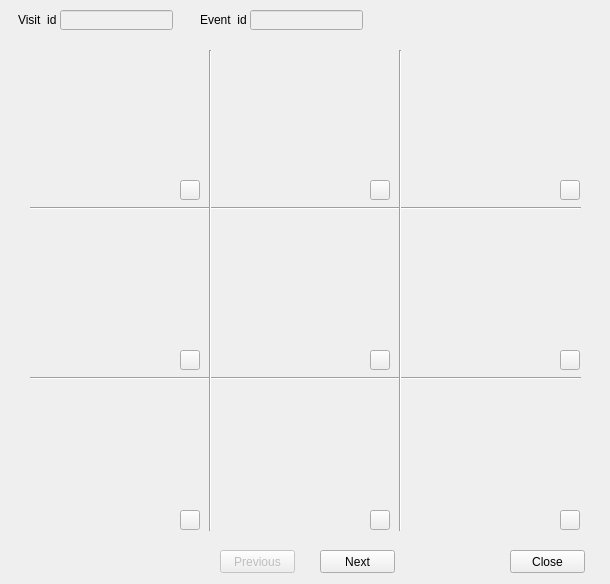
<?xml version="1.0" encoding="UTF-8"?>
<ui version="4.0">
 <class>Dialog</class>
 <widget class="QDialog" name="Dialog">
  <property name="geometry">
   <rect>
    <x>0</x>
    <y>0</y>
    <width>610</width>
    <height>584</height>
   </rect>
  </property>
  <property name="windowTitle">
   <string>Dialog</string>
  </property>
  <widget class="Line" name="line">
   <property name="geometry">
    <rect>
     <x>30</x>
     <y>200</y>
     <width>551</width>
     <height>16</height>
    </rect>
   </property>
   <property name="orientation">
    <enum>Qt::Horizontal</enum>
   </property>
  </widget>
  <widget class="Line" name="line_2">
   <property name="geometry">
    <rect>
     <x>30</x>
     <y>370</y>
     <width>551</width>
     <height>16</height>
    </rect>
   </property>
   <property name="orientation">
    <enum>Qt::Horizontal</enum>
   </property>
  </widget>
  <widget class="Line" name="line_3">
   <property name="geometry">
    <rect>
     <x>200</x>
     <y>50</y>
     <width>20</width>
     <height>481</height>
    </rect>
   </property>
   <property name="orientation">
    <enum>Qt::Vertical</enum>
   </property>
  </widget>
  <widget class="Line" name="line_4">
   <property name="geometry">
    <rect>
     <x>390</x>
     <y>50</y>
     <width>20</width>
     <height>481</height>
    </rect>
   </property>
   <property name="orientation">
    <enum>Qt::Vertical</enum>
   </property>
  </widget>
  <widget class="QLabel" name="img_0">
   <property name="geometry">
    <rect>
     <x>30</x>
     <y>50</y>
     <width>171</width>
     <height>151</height>
    </rect>
   </property>
   <property name="text">
    <string/>
   </property>
   <property name="pixmap">
    <pixmap>ud_shape.png</pixmap>
   </property>
   <property name="scaledContents">
    <bool>true</bool>
   </property>
  </widget>
  <widget class="QLabel" name="img_1">
   <property name="geometry">
    <rect>
     <x>220</x>
     <y>50</y>
     <width>171</width>
     <height>151</height>
    </rect>
   </property>
   <property name="text">
    <string/>
   </property>
   <property name="pixmap">
    <pixmap>ud_shape.png</pixmap>
   </property>
   <property name="scaledContents">
    <bool>true</bool>
   </property>
  </widget>
  <widget class="QLabel" name="img_2">
   <property name="geometry">
    <rect>
     <x>410</x>
     <y>50</y>
     <width>171</width>
     <height>151</height>
    </rect>
   </property>
   <property name="text">
    <string/>
   </property>
   <property name="pixmap">
    <pixmap>ud_shape.png</pixmap>
   </property>
   <property name="scaledContents">
    <bool>true</bool>
   </property>
  </widget>
  <widget class="QLabel" name="img_3">
   <property name="geometry">
    <rect>
     <x>30</x>
     <y>220</y>
     <width>171</width>
     <height>151</height>
    </rect>
   </property>
   <property name="text">
    <string/>
   </property>
   <property name="pixmap">
    <pixmap>ud_shape.png</pixmap>
   </property>
   <property name="scaledContents">
    <bool>true</bool>
   </property>
  </widget>
  <widget class="QLabel" name="img_4">
   <property name="geometry">
    <rect>
     <x>220</x>
     <y>220</y>
     <width>171</width>
     <height>151</height>
    </rect>
   </property>
   <property name="text">
    <string/>
   </property>
   <property name="pixmap">
    <pixmap>ud_shape.png</pixmap>
   </property>
   <property name="scaledContents">
    <bool>true</bool>
   </property>
  </widget>
  <widget class="QLabel" name="img_5">
   <property name="geometry">
    <rect>
     <x>410</x>
     <y>220</y>
     <width>171</width>
     <height>151</height>
    </rect>
   </property>
   <property name="text">
    <string/>
   </property>
   <property name="pixmap">
    <pixmap>ud_shape.png</pixmap>
   </property>
   <property name="scaledContents">
    <bool>true</bool>
   </property>
  </widget>
  <widget class="QLabel" name="img_6">
   <property name="geometry">
    <rect>
     <x>30</x>
     <y>390</y>
     <width>171</width>
     <height>141</height>
    </rect>
   </property>
   <property name="text">
    <string/>
   </property>
   <property name="pixmap">
    <pixmap>ud_shape.png</pixmap>
   </property>
   <property name="scaledContents">
    <bool>true</bool>
   </property>
  </widget>
  <widget class="QLabel" name="img_7">
   <property name="geometry">
    <rect>
     <x>220</x>
     <y>390</y>
     <width>171</width>
     <height>141</height>
    </rect>
   </property>
   <property name="text">
    <string/>
   </property>
   <property name="pixmap">
    <pixmap>ud_shape.png</pixmap>
   </property>
   <property name="scaledContents">
    <bool>true</bool>
   </property>
  </widget>
  <widget class="QLabel" name="img_8">
   <property name="geometry">
    <rect>
     <x>410</x>
     <y>390</y>
     <width>171</width>
     <height>141</height>
    </rect>
   </property>
   <property name="text">
    <string/>
   </property>
   <property name="pixmap">
    <pixmap>ud_shape.png</pixmap>
   </property>
   <property name="scaledContents">
    <bool>true</bool>
   </property>
  </widget>
  <widget class="QPushButton" name="btn_previous">
   <property name="enabled">
    <bool>false</bool>
   </property>
   <property name="geometry">
    <rect>
     <x>220</x>
     <y>550</y>
     <width>75</width>
     <height>23</height>
    </rect>
   </property>
   <property name="text">
    <string>Previous</string>
   </property>
  </widget>
  <widget class="QPushButton" name="btn_next">
   <property name="enabled">
    <bool>true</bool>
   </property>
   <property name="geometry">
    <rect>
     <x>320</x>
     <y>550</y>
     <width>75</width>
     <height>23</height>
    </rect>
   </property>
   <property name="text">
    <string>Next</string>
   </property>
  </widget>
  <widget class="QLineEdit" name="visit_id">
   <property name="enabled">
    <bool>false</bool>
   </property>
   <property name="geometry">
    <rect>
     <x>60</x>
     <y>10</y>
     <width>113</width>
     <height>20</height>
    </rect>
   </property>
  </widget>
  <widget class="QLabel" name="label">
   <property name="geometry">
    <rect>
     <x>18</x>
     <y>13</y>
     <width>46</width>
     <height>13</height>
    </rect>
   </property>
   <property name="text">
    <string>Visit_id </string>
   </property>
  </widget>
  <widget class="QPushButton" name="btn_close">
   <property name="geometry">
    <rect>
     <x>510</x>
     <y>550</y>
     <width>75</width>
     <height>23</height>
    </rect>
   </property>
   <property name="text">
    <string>Close</string>
   </property>
  </widget>
  <widget class="QLineEdit" name="event_id">
   <property name="enabled">
    <bool>false</bool>
   </property>
   <property name="geometry">
    <rect>
     <x>250</x>
     <y>10</y>
     <width>113</width>
     <height>20</height>
    </rect>
   </property>
  </widget>
  <widget class="QLabel" name="label_2">
   <property name="geometry">
    <rect>
     <x>200</x>
     <y>13</y>
     <width>46</width>
     <height>13</height>
    </rect>
   </property>
   <property name="text">
    <string>Event_id </string>
   </property>
  </widget>
  <widget class="QPushButton" name="btn_zoom_img_0">
   <property name="geometry">
    <rect>
     <x>180</x>
     <y>180</y>
     <width>20</width>
     <height>20</height>
    </rect>
   </property>
   <property name="text">
    <string/>
   </property>
   <property name="icon">
    <iconset>
     <normaloff>../icons/103.png</normaloff>../icons/103.png</iconset>
   </property>
   <property name="autoExclusive">
    <bool>true</bool>
   </property>
  </widget>
  <widget class="QPushButton" name="btn_zoom_img_1">
   <property name="geometry">
    <rect>
     <x>370</x>
     <y>180</y>
     <width>20</width>
     <height>20</height>
    </rect>
   </property>
   <property name="text">
    <string/>
   </property>
   <property name="icon">
    <iconset>
     <normaloff>zoom.png</normaloff>zoom.png</iconset>
   </property>
   <property name="autoExclusive">
    <bool>true</bool>
   </property>
  </widget>
  <widget class="QPushButton" name="btn_zoom_img_2">
   <property name="geometry">
    <rect>
     <x>560</x>
     <y>180</y>
     <width>20</width>
     <height>20</height>
    </rect>
   </property>
   <property name="text">
    <string/>
   </property>
   <property name="icon">
    <iconset>
     <normaloff>zoom.png</normaloff>zoom.png</iconset>
   </property>
   <property name="autoExclusive">
    <bool>true</bool>
   </property>
  </widget>
  <widget class="QPushButton" name="btn_zoom_img_3">
   <property name="geometry">
    <rect>
     <x>180</x>
     <y>350</y>
     <width>20</width>
     <height>20</height>
    </rect>
   </property>
   <property name="text">
    <string/>
   </property>
   <property name="icon">
    <iconset>
     <normaloff>zoom.png</normaloff>zoom.png</iconset>
   </property>
   <property name="autoExclusive">
    <bool>true</bool>
   </property>
  </widget>
  <widget class="QPushButton" name="btn_zoom_img_4">
   <property name="geometry">
    <rect>
     <x>370</x>
     <y>350</y>
     <width>20</width>
     <height>20</height>
    </rect>
   </property>
   <property name="text">
    <string/>
   </property>
   <property name="icon">
    <iconset>
     <normaloff>zoom.png</normaloff>zoom.png</iconset>
   </property>
   <property name="autoExclusive">
    <bool>true</bool>
   </property>
  </widget>
  <widget class="QPushButton" name="btn_zoom_img_5">
   <property name="geometry">
    <rect>
     <x>560</x>
     <y>350</y>
     <width>20</width>
     <height>20</height>
    </rect>
   </property>
   <property name="text">
    <string/>
   </property>
   <property name="icon">
    <iconset>
     <normaloff>zoom.png</normaloff>zoom.png</iconset>
   </property>
   <property name="autoExclusive">
    <bool>true</bool>
   </property>
  </widget>
  <widget class="QPushButton" name="btn_zoom_img_6">
   <property name="geometry">
    <rect>
     <x>180</x>
     <y>510</y>
     <width>20</width>
     <height>20</height>
    </rect>
   </property>
   <property name="text">
    <string/>
   </property>
   <property name="icon">
    <iconset>
     <normaloff>zoom.png</normaloff>zoom.png</iconset>
   </property>
   <property name="autoExclusive">
    <bool>true</bool>
   </property>
  </widget>
  <widget class="QPushButton" name="btn_zoom_img_7">
   <property name="geometry">
    <rect>
     <x>370</x>
     <y>510</y>
     <width>20</width>
     <height>20</height>
    </rect>
   </property>
   <property name="text">
    <string/>
   </property>
   <property name="icon">
    <iconset>
     <normaloff>zoom.png</normaloff>zoom.png</iconset>
   </property>
   <property name="autoExclusive">
    <bool>true</bool>
   </property>
  </widget>
  <widget class="QPushButton" name="btn_zoom_img_8">
   <property name="geometry">
    <rect>
     <x>560</x>
     <y>510</y>
     <width>20</width>
     <height>20</height>
    </rect>
   </property>
   <property name="text">
    <string/>
   </property>
   <property name="icon">
    <iconset>
     <normaloff>zoom.png</normaloff>zoom.png</iconset>
   </property>
   <property name="autoExclusive">
    <bool>true</bool>
   </property>
  </widget>
 </widget>
 <resources/>
 <connections/>
</ui>
